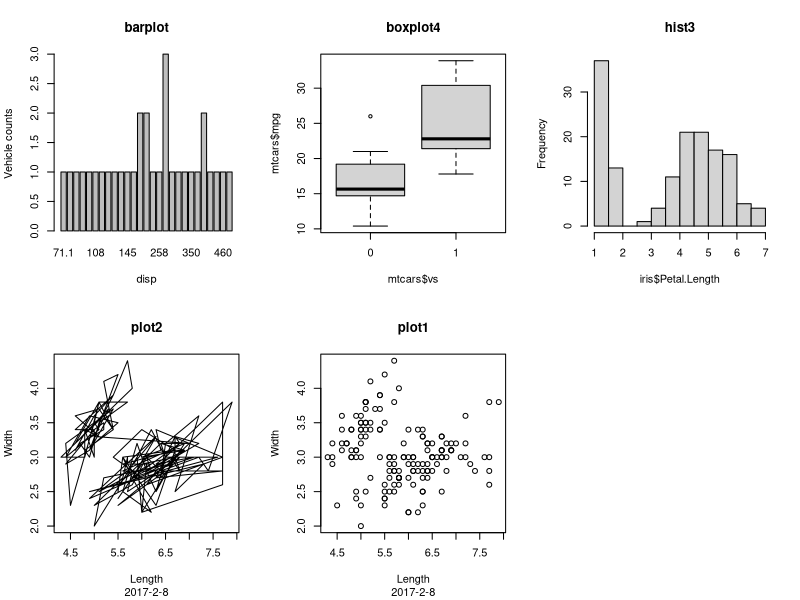

This chart was generated by the following R code:
par(mfrow = c(2,3))
barplot(table(factor(mtcars$disp)), main = "barplot", xlab = "disp", ylab = "Vehicle counts")
boxplot(mtcars$mpg ~ mtcars$vs , main = "boxplot4")
hist(iris$Petal.Length, main = "hist3")
plot(x = iris$Sepal.Length, y = iris$Sepal.Width, main = "plot2", xlab = "Length", ylab = "Width", sub = "2017-2-8" , type = "l")
plot(x = iris$Sepal.Length, y = iris$Sepal.Width, main = "plot1", xlab = "Length", ylab = "Width", sub = "2017-2-8")
